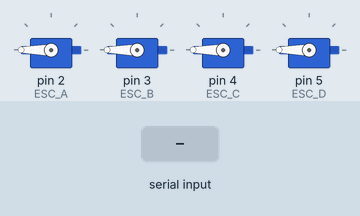
Bench run of a sketch on a simulated Arduino Uno, built with avr-gcc and run on an emulated ATmega328P. Shown: 4 × servo. The inputs (shaded band) are chosen by the test bench. What the sketch prints to the serial monitor is not drawn.

Above: at 0.9 s.
1.0 s: "1" received over Serial
At 1.4 s:
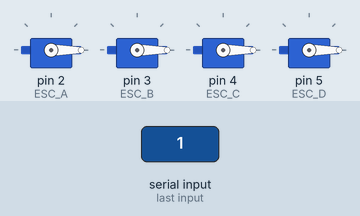
Timing chart, 0 to 4.0 s (numbered marks = the images above; inputs shaded):
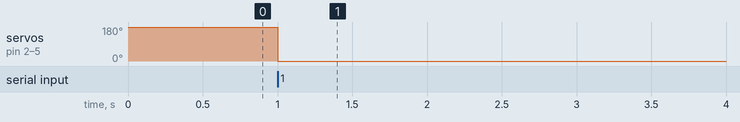

The sketch:

esc_calibrate.ino
```cpp
#define ESC_A 2
#define ESC_B 3
#define ESC_C 4
#define ESC_D 5

#define MAX_SIGNAL 2000
#define MIN_SIGNAL 1000

// Lib needed to connect to the motors by their ESCs
#include <Servo.h>

Servo motorA;
Servo motorB;
Servo motorC;
Servo motorD;

void setup() {
  Serial.begin(19200);

  // put your setup code here, to run once:
  initMotor();
}

void loop() {
  // put your main code here, to run repeatedly:

}

void initMotor() {
  Serial.println("Init motor 1");
  motorA.attach(ESC_A, MIN_SIGNAL, MAX_SIGNAL);


  Serial.println("Init motor 2");
  motorB.attach(ESC_B, MIN_SIGNAL, MAX_SIGNAL);


  Serial.println("Init motor 3");
  motorC.attach(ESC_C, MIN_SIGNAL, MAX_SIGNAL);


  Serial.println("Init motor 4");
  motorD.attach(ESC_D, MIN_SIGNAL, MAX_SIGNAL);


  motorA.writeMicroseconds(MAX_SIGNAL);
  motorB.writeMicroseconds(MAX_SIGNAL);
  motorC.writeMicroseconds(MAX_SIGNAL);
  motorD.writeMicroseconds(MAX_SIGNAL);

  Serial.println("Turn on power source, then Wait 2 seconds and press any key");
  while(!Serial.available());

  motorA.writeMicroseconds(MIN_SIGNAL);
  motorB.writeMicroseconds(MIN_SIGNAL);
  motorC.writeMicroseconds(MIN_SIGNAL);
  motorD.writeMicroseconds(MIN_SIGNAL);

  // setMotor();
}
```

Measured:
- after the input at 1.0 s, servo on pin 2 (ESC_A), servo on pin 3 (ESC_B), servo on pin 4 (ESC_C), servo on pin 5 (ESC_D): 180° → 0° at once
